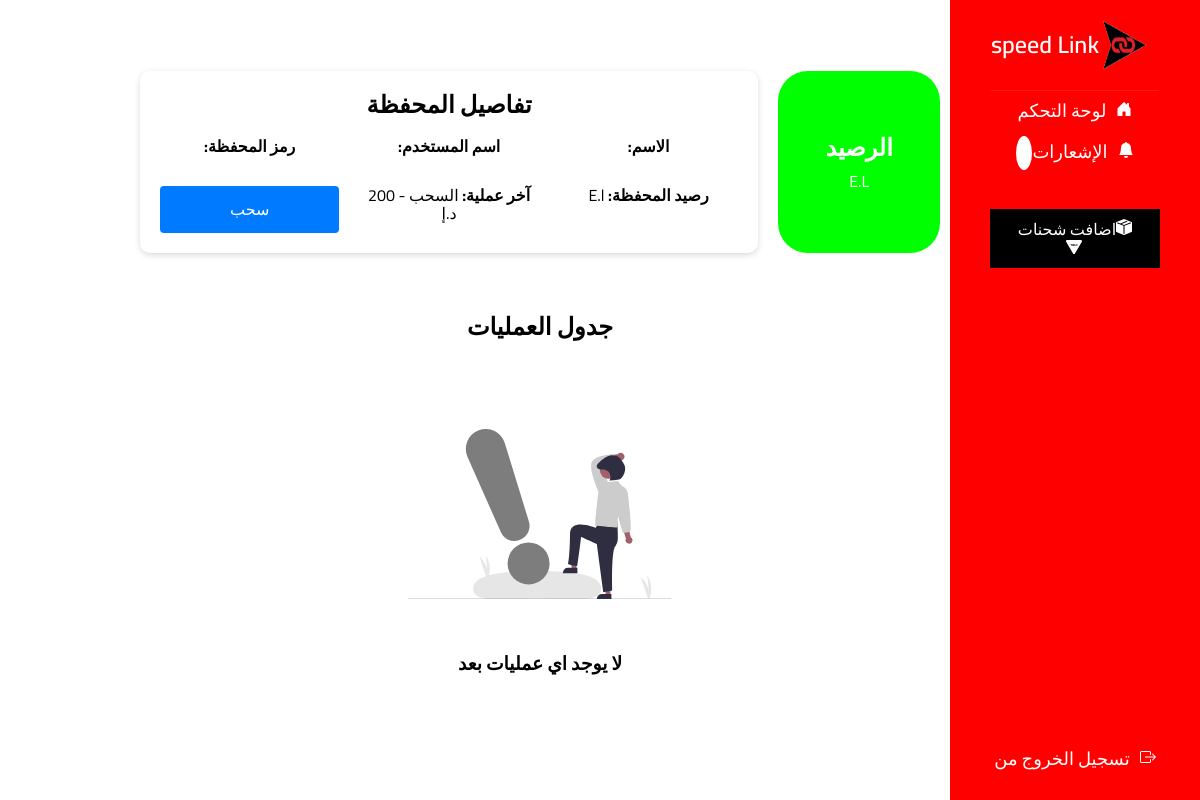
Before: /viwewallets/eexhiiUcqI5CoAT with the older database file.
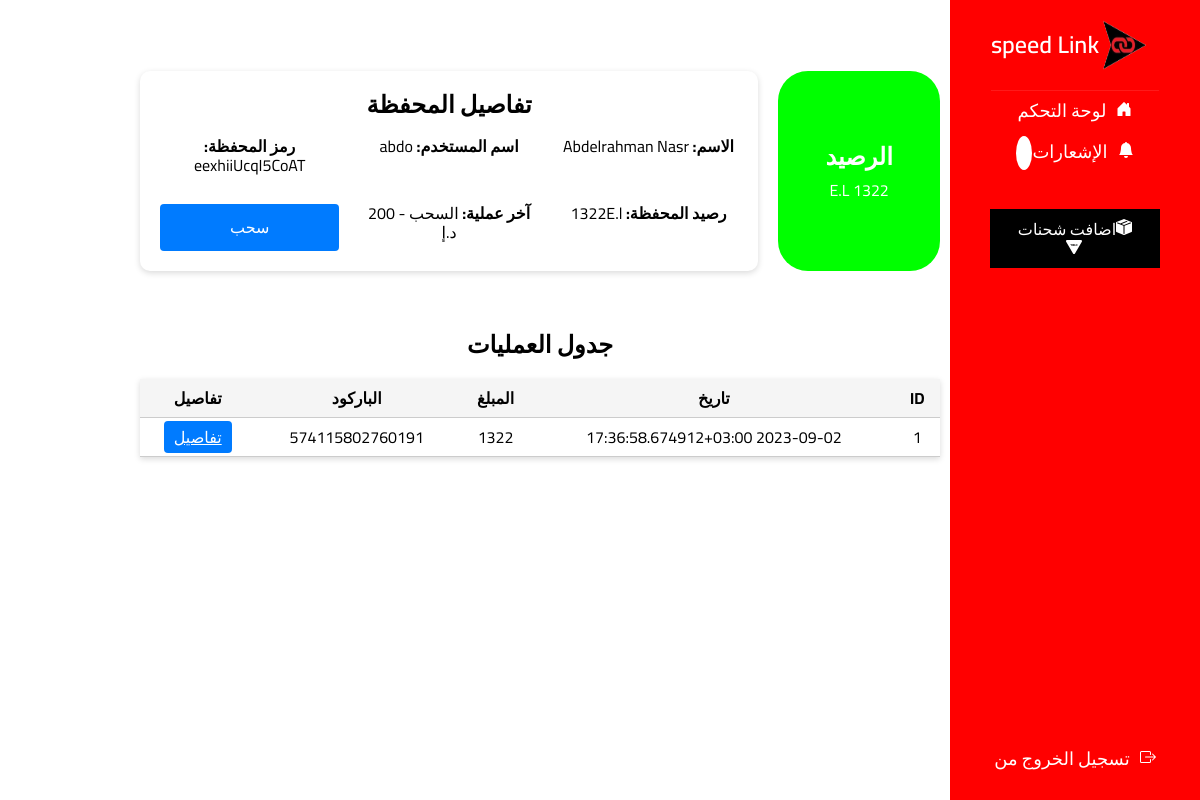
After: the same page with the newer database file.
### app.py (models this page shows)
class Shippers(db.Model):
    id = db.Column(db.Integer, primary_key=True)
    email = db.Column(db.String(100), unique=True)
    username = db.Column(db.String(100), unique=True)
    password = db.Column(db.String(100))
    name = db.Column(db.String(100))
    phone1 = db.Column(db.String(11))
    phone2 = db.Column(db.String(11))
    city = db.Column(db.String(15))
    address = db.Column(db.String(300))
    wallet_code = db.Column(db.String(15), unique=True)
    dues = db.Column(db.Integer)
    shipments = db.Column(db.Integer)

class Wallets(db.Model):
    id = db.Column(db.Integer, primary_key=True)
    wallet_code = db.Column(db.String(15), unique=True)
    name = db.Column(db.String(100))
    Shipper_id = db.Column(db.Integer)
    dues = db.Column(db.Integer)

class WalletsLog(db.Model):
    id = db.Column(db.Integer, primary_key=True)
    wallet_code = db.Column(db.String(15))
    name = db.Column(db.String(100))
    Shipment_barcode = db.Column(db.String(15))
    amount = db.Column(db.Integer)
    created_at = db.Column(db.String(23))

### app.py (the view)
@app.route('/viwewallets/<wallet_code>')
def viwewallets(wallet_code):
    shipper = Shippers.query.filter_by(wallet_code=wallet_code).first()
    wallet = Wallets.query.filter_by(wallet_code=wallet_code).first()
    wallet_log = WalletsLog.query.filter_by(wallet_code=wallet_code).all()
    wallet_log = wallet_log[::-1]
    return render_template('wallet.html',infoS=shipper,infoW=wallet,infoL=wallet_log)

### templates/wallet.html (shortened to what this page needs)
{% extends 'base.html' %} {% block content %}
    <link rel="stylesheet" href="https://cdnjs.cloudflare.com/ajax/libs/normalize/8.0.1/normalize.min.css"
    />
        <div class="wallet-container">
            <div class="wallet-balance">
                <div class="curved-rectangle">
                    <h2>الرصيد</h2>
                    <p>{% if infoS.dues == infoW.dues%} {{ infoS.dues }}{% endif %} E.L</p>
                </div>
                <div class="wallet-details">
                    <h2>تفاصيل المحفظة</h2>
                    <br>
                    <div class="wallet-card">
                        <p>
                            <strong>الاسم:</strong> {{ infoS.name }}
                        </p>
                        <p>
                            <strong>اسم المستخدم:</strong> {{ infoS.username }}
                        </p>
                        <p>
                            <strong>رمز المحفظة:</strong> {{ infoW.wallet_code }}
                        </p>
                        <p>
                            <strong>رصيد المحفظة:</strong> {% if infoS.dues == infoW.dues%} {{ infoS.dues }}{% endif %}E.l
                        </p>
                        <p>
                            <strong>آخر عملية:</strong> السحب - 200 د.إ
                        </p>
                        <button class="withdraw-btn" onclick="showWithdrawPopup()">
								سحب
							</button>
                    </div>
                </div>
            </div>
        </div>
        <div class="operations-table">
            <h2>جدول العمليات</h2>{% if infoL %}
            <table>
                <thead>
                    <tr>
                        <th>ID</th>
                        <th>تاريخ</th>
                        <th>المبلغ</th>
                        <th>الباركود</th>
                        <th>تفاصيل</th>
                    </tr>
                </thead>
                <tbody>
                    {% for log in infoL%}
                    <tr>
                        <td>{{ log.id }}</td>
                        <td>{{ log.created_at }}</td>
                        <td>{{ log.amount }}</td>
                        <td>{{ log.Shipment_barcode }}</td>
                        <td><a href="/track/{{log.Shipment_barcode}}" class="details-btn">تفاصيل</a></td>
                    </tr>
                    {% endfor %}
                </tbody>
            </table>{% else %}
            <center>
                <br>
                <div class="" style="margin: 50px 0;">
                    <br>
                </div>
                <h3>لا يوجد اي عمليات بعد</h3>
            </center>
            {% endif %}
        </div>
        {% endblock %}

Changed rows visible on the page:
now on this page (row edited): Shippers: dues "1322", name "Abdelrahman Nasr", username "abdo"
now on this page (row edited): Wallets: wallet_code "eexhiiUcqI5CoAT"
added WalletsLog: id "1", created_at "2023-09-02 17:36:58.674912+03:00", amount "1322", Shipment_barcode "574115802760191"
Other visible differences:
text no longer shown: "لا يوجد اي عمليات بعد"
text now shown: "ID تاريخ المبلغ الباركود تفاصيل"
